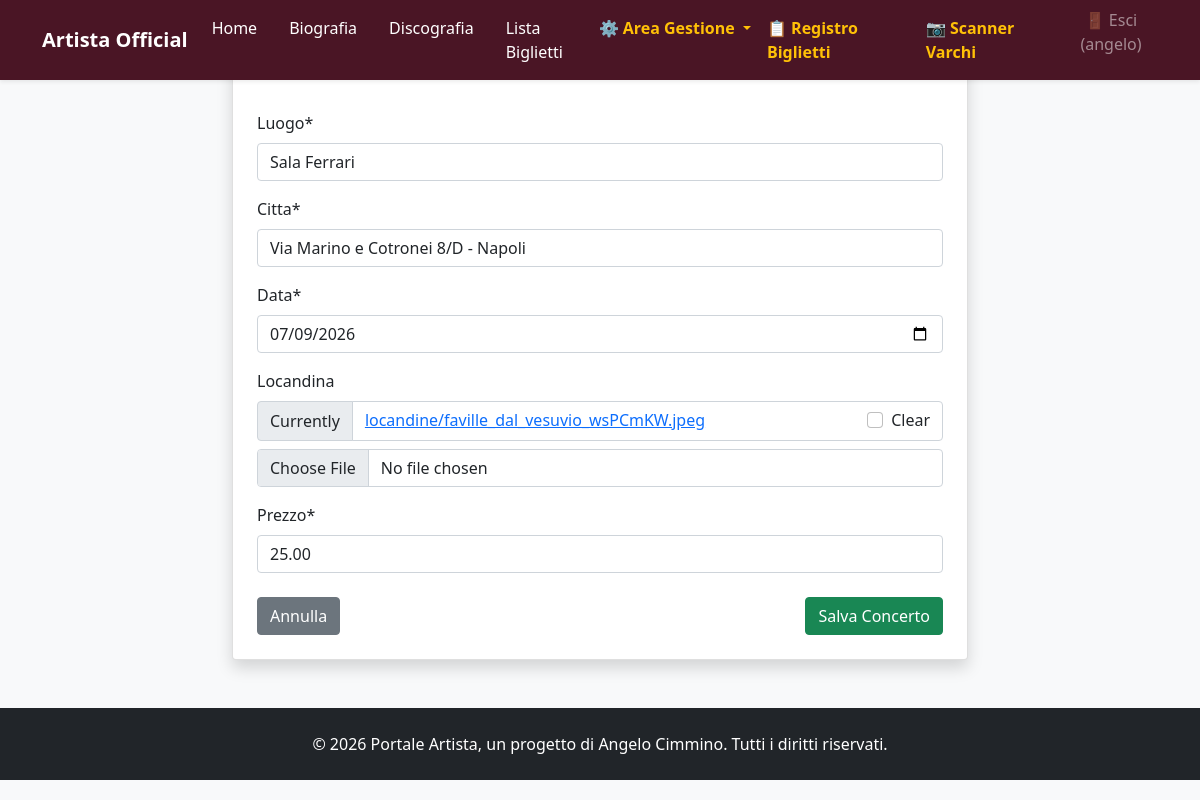
Screenshot of /concerti/5/modifica/ (signed in) with the database file from the repository.
### tributo/models.py (models this page shows, shortened)
class Concerto(models.Model):
    luogo = models.CharField(max_length=200)
    citta = models.CharField(max_length=100)
    data = models.DateField()
    locandina = models.ImageField(upload_to='locandine/', blank=True, null=True)
    prezzo = models.DecimalField(max_digits=6, decimal_places=2, default=25.00)

### tributo/views.py (the view)
# urls.py: path('concerti/<int:pk>/modifica/', views.ConcertoUpdateView.as_view(), name='concerto_update'),
class ConcertoUpdateView(LoginRequiredMixin, UpdateView):
    model = Concerto
    form_class = ConcertoForm
    template_name = 'tributo/concerto_form.html'
    success_url = reverse_lazy('concerto_list')

### tributo/forms.py
class ConcertoForm(forms.ModelForm):
    class Meta:
        model = Concerto
        fields = ['luogo', 'citta', 'data', 'locandina', 'prezzo']
        widgets = {
            'data': forms.DateInput(attrs={'type': 'date'}, format='%Y-%m-%d'),
        }
    def __init__(self, *args, **kwargs):
        super().__init__(*args, **kwargs)
        self.fields['data'].input_formats = ['%Y-%m-%d']

### tributo/templates/tributo/concerto_form.html (shortened to what this page needs)
{% extends 'tributo/base.html' %}
{% load crispy_forms_tags %}
{% block content %}
<div class="container mt-4">
    <div class="row justify-content-center">
        <div class="col-md-8">
            <div class="card shadow p-4">
                <h2>{% if form.instance.pk %}Modifica{% else %}Nuovo{% endif %} Concerto</h2>
                <form method="post" enctype="multipart/form-data" class="mt-3">
                    {{ form|crispy }}
                    <div class="mt-4 d-flex justify-content-between">
                        <a href="{% url 'concerto_list' %}" class="btn btn-secondary">Annulla</a>
                        <button type="submit" class="btn btn-success">Salva Concerto</button>
                    </div>
                </form>
            </div>
        </div>
    </div>
</div>
{% endblock %}

### tributo/templates/tributo/base.html (shortened to what this page needs)
<!DOCTYPE html>
<html lang="it">
<head>
    <link
      href="https://cdn.jsdelivr.net/npm/bootstrap@5.0.0/dist/css/bootstrap.min.css"
      rel="stylesheet"
    />
</head>
<body>
        <nav class="navbar navbar-expand-lg fixed-top navbar-dark navbar-custom shadow-sm mb-4">
        <div class="container">
            <a class="navbar-brand fw-bold" href="{% url 'home' %}">Artista Official</a>
            <div class="collapse navbar-collapse" id="navbarNav">
                <div class="navbar-nav ms-auto">
                    <a class="nav-item nav-link text-white me-3" href="{% url 'home' %}">Home</a>
                    <a class="nav-item nav-link text-white me-3" href="{% url 'lista_biografia' %}">Biografia</a>
                    <a class="nav-item nav-link text-white me-3" href="{% url 'discografia' %}">Discografia</a>
                    <a class="nav-item nav-link text-white" href="{% url 'lista_partecipanti' %}">Lista Biglietti</a>
                    {% if user.is_staff %}
                        <li class="nav-item dropdown">
                            <a class="nav-link dropdown-toggle text-warning fw-bold"
                            href="#"
                            id="navbarDropdownGestione"
                            role="button"
                            data-bs-toggle="dropdown"
                            aria-expanded="false">
                                ⚙️ Area Gestione
                            </a>
                        </li>
                    {% endif %}
                    {% if user.is_staff %}
                        <a class="nav-item nav-link text-warning me-3 fw-bold" href="{% url 'lista_partecipanti' %}">📋 Registro Biglietti</a>
                        <a class="nav-item nav-link text-warning me-3 fw-bold" href="{% url 'dashboard_scanner' %}">📷 Scanner Varchi</a>
                        <form action="{% url 'admin:logout' %}" method="POST" class="d-inline">
                            <button type="submit" class="btn btn-link nav-item nav-link text-white-50 d-inline p-0 border-0 align-baseline">
                                🚪 Esci ({{ user.username }})
                            </button>
                        </form>
                    {% endif %}
                </div>
            </div>
        </div>
    </nav>
    <main>
        {% block content %}
        {% endblock %}
    </main>
    <footer class="bg-dark text-white text-center py-4 mt-5">
        <p class="mb-0">&copy; 2026 Portale Artista, un progetto di Angelo Cimmino. Tutti i diritti riservati.</p>
    </footer>
</body>
</html>

### tributo/templates/tributo/base.html (style rules this page uses)
body { background-color: #f8f9fa; color: #212529; }
.navbar-custom { background-color: #4a1525; }

### rows the page displays
Concerto: luogo "Sala Ferrari", citta "Via Marino e Cotronei 8/D - Napoli", data "07/09/2026", prezzo "25.00"

### other values shown
{{ user.username }} "angelo"
